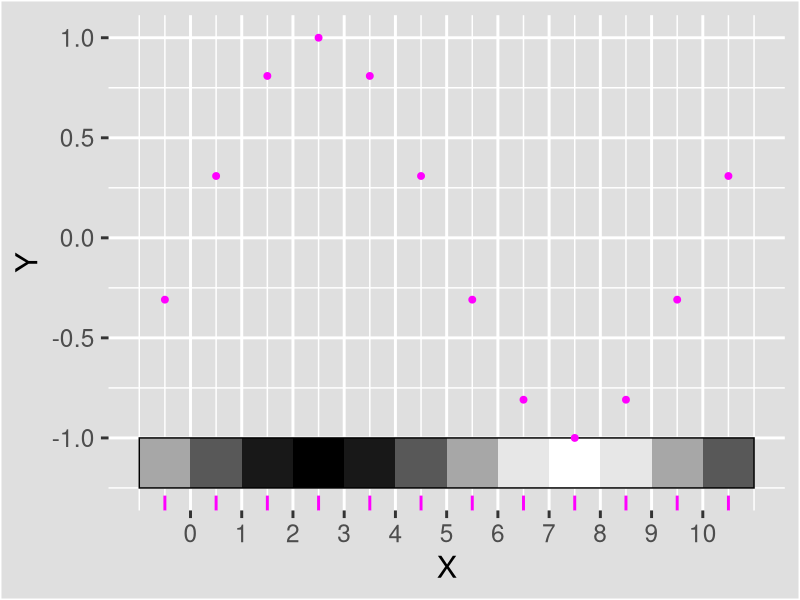
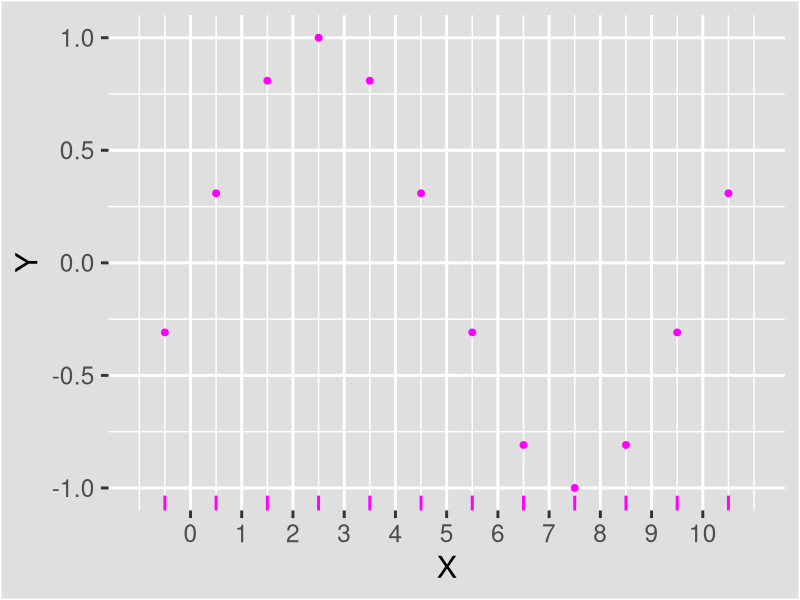
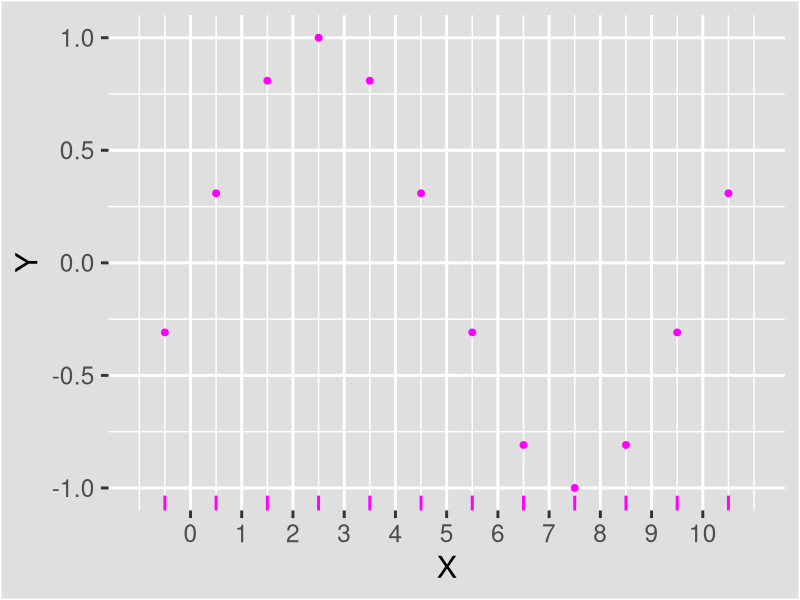
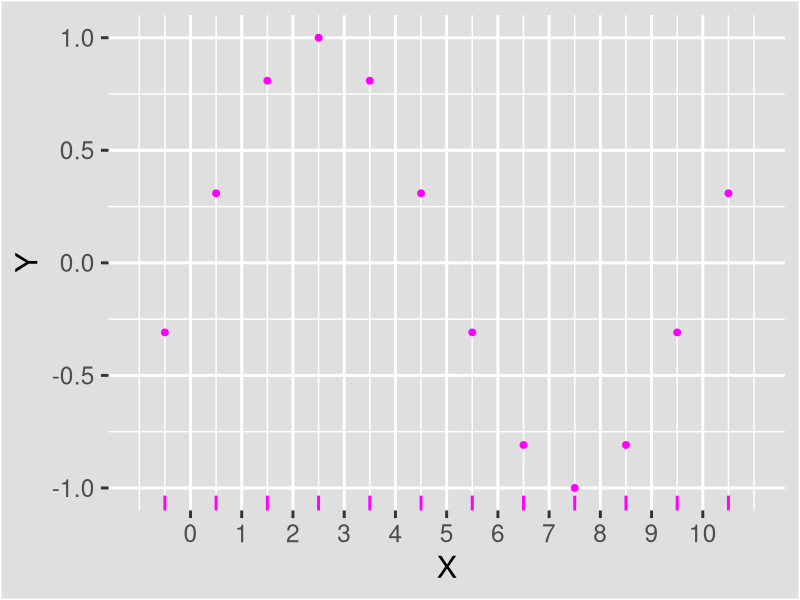
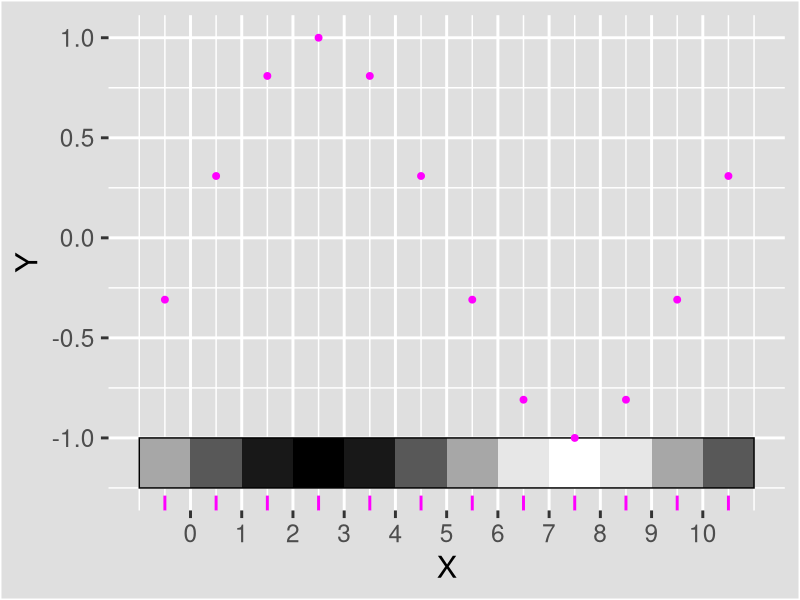
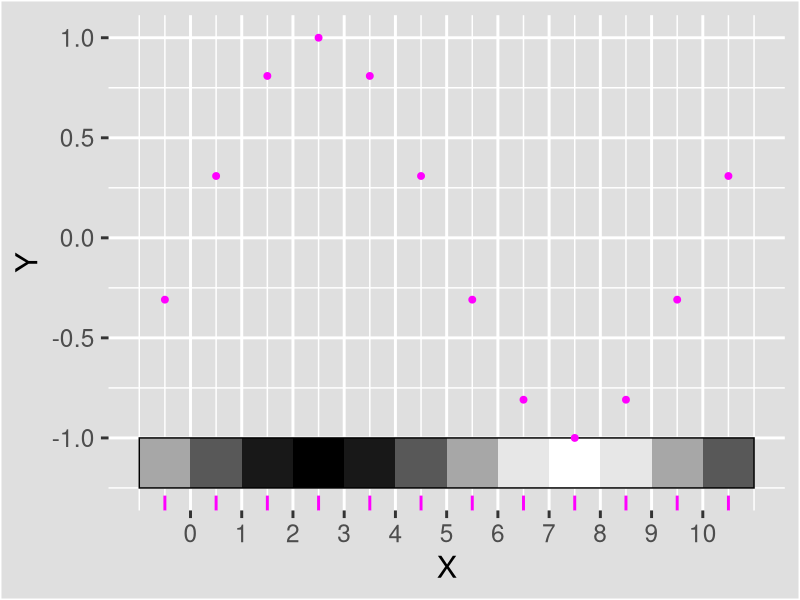

The R source for these figures, in order: (Note: this script raises an error after producing the figures.)
library(ggplot2)
#	based on the Python code from https://en.wikipedia.org/wiki/File:AliasingSines.svg

sin.1	=	function(x)	sin(x * 2 * pi * 0.1)
sin.9	=	function(x)	sin(x * 2 * pi * 0.9)

samps	=	function(LEN = NULL, BY = NULL, stoc = FALSE, STOC = FALSE, END = 10)	{
	if	(is.null(LEN)	&	is.null(BY)		&	!stoc)	{
		out	=	seq(-1, END) + 0.5
	}
	if	(!is.null(LEN)	&	is.null(BY)		&	!stoc)	{
		out	=	seq(-1, END, length.out = LEN) + 0.5
	}
	if	(is.null(LEN)	&	!is.null(BY)	&	!stoc)	{
		# out	=	seq(-1, END, by = BY) + 0.5
		out	=	c(seq(0, -1, by = -BY), seq(0, END, by = BY)) + 0.5
		#	I want it to always have the point 0.5
	}
	if	(stoc	&	!STOC)	{
		out	=	stocs
	}
	if	(STOC)	{
		out	=	STOCS(END)
	}
	return(unique(sort(out)))
}


# sin.9FL	=	function(END = 10, BY = 1, func = mean)	{
	# mean = box,	TRIAG = triangle,	GAUSS = gaussian
	# out	=	matrix(seq(-1, END-1/BY, by = 1/BY)+1/(2*BY), ncol = BY, byrow = TRUE)
	# out	=	apply(sin.9(out), 1, func)
	# return(out)
# }

# TRIAG	=	function(DATA)	{
	# len = length(DATA)
	# weighted.mean(DATA, 0:(len - 1)/len + 1/(2*len))
# }

# GAUSS	=	function(DATA)	{
	# len = length(DATA)
	# weighted.mean(DATA, pnorm(0:(len - 1)/len + 1/(2*len)))
# }
#	nice to have and I think it will work, but I do not want to try incorporating it

if	(interactive())	{
	setwd("E:/Users/Jim/My Documents/OCC/@Reviews/Serious Statistics AA/@1.1 Stuff")
}	else	{
	pdf(NULL)
}

theme_set(theme_grey(base_size = 22))

gWIDTH	=	16
gHEIGH	=	9
DPI		=	120

customSave	=	function(type="", device=ggdevice, plot = last_plot(), width=gWIDTH, height=gHEIGH, dpi=DPI)	{
	if	(device	==	"png"	|	device == "both")	{
		ggsave(filename=paste0("Alias Example - ", type, ".png"), plot = plot, device="png", width=width, height=height, dpi=dpi)
	}
	if	(device	==	"pdf"	|	device == "both")	{
		ggsave(filename=paste0("Alias Example - ", type, ".pdf"), plot = plot, device="pdf", width=width, height=height)
	}
}


POINTS		=	function(LEN = NULL, BY = NULL, stoc = FALSE, OFF = 0, CLR = "magenta", END = 10)	{
	geom_point(	data = data.frame(x = samps(LEN = LEN, BY = BY, stoc = stoc, END = END) + OFF), aes(x, y = sin.9(x)), color = CLR, size = 2)
}
LINES		=	function(LEN = NULL, BY = NULL, stoc = FALSE, OFF = 0, lineCLR = "black", lineSIZE = 0, END = 10)		{
	geom_path(	data = data.frame(x = samps(LEN = LEN, BY = BY, stoc = stoc, END = END) + OFF), aes(x, y = sin.9(x)), color = lineCLR, size = lineSIZE)
}
RUG			=	function(LEN = NULL, BY = NULL, stoc = FALSE, OFF = 0, CLR = "magenta", END = 10)	{
	geom_rug(data = data.frame(x = samps(LEN = LEN, BY = BY, stoc = stoc, END = END) + OFF), aes(x), color = CLR, size = 1)
}

COMBINED	=	function(LEN = NULL, BY = NULL, stoc = FALSE, OFF = 0, CLR = "magenta", lineCLR = "black", lineSIZE = 0, END = 10)	{
	list(
		LINES(	LEN = LEN, BY = BY, stoc = stoc, OFF = OFF, lineCLR = lineCLR, lineSIZE = lineSIZE, END = END),
		POINTS(	LEN = LEN, BY = BY, stoc = stoc, OFF = OFF, CLR = CLR, END = END),
		RUG(	LEN = LEN, BY = BY, stoc = stoc, OFF = OFF, CLR = CLR, END = END)
	)
	#	separate layers can be added as a list like this
}

FUN	=	function(func, samples = 5000, CLR)	{
	stat_function(aes(x = samps()), fun = func, n = samples, color = CLR) 
}

GRAD	=	function(func = sin.9, LEN = NULL, BY = NULL, stoc = FALSE, STOC = FALSE, OFF = 0, hOFF = 0, vOFF = 0, WID = 1, CLR = "black", END = 10)	{
	list(
		geom_rect(aes(
				xmin	=	min(samps(LEN = LEN, BY = BY, END = END)) - hOFF - WID / 2,
				xmax	=	max(samps(LEN = LEN, BY = BY, END = END)) + hOFF + WID / 2,
				ymin	=	-1 - vOFF,
				ymax	=	-1 - 0.25 - vOFF	),
			fill = "white",
			color = "black"
			),
		geom_rect(aes(
				xmin	=	samps(LEN = LEN, BY = BY, END = END) - hOFF - WID / 2,
				xmax	=	samps(LEN = LEN, BY = BY, END = END) + hOFF + WID / 2,
				ymin	=	-1 - 0 - vOFF,
				ymax	=	-1 - 0.25 - vOFF	),
			alpha	=	(func(samps(LEN = LEN, BY = BY, stoc = stoc, STOC = STOC, END = END) + OFF) / 2 + 0.5),
			fill	=	CLR
			)
	)
}

scales	=	list(
	scale_x_continuous(breaks = 0:10, name = "X"),
	scale_y_continuous(breaks = -2:2/2, name = "Y"),
	coord_cartesian(xlim = c(-1, 11))
	)

THEME	=	theme(panel.background = element_blank(), plot.background = element_rect(fill = "#dfdfdf"))


COMBINED	=	function(LEN = NULL, BY = NULL, stoc = FALSE, OFF = 0, CLR = "magenta", lineCLR = "black")	{
	list(
		LINES(		stoc = stoc),
		POINTS(		stoc = stoc),
		RUG(		stoc = stoc)
	)
	#	separate layers can be added as a list like this
}


#Samples
ggplot() + 
COMBINED(	) + 
scales + THEME

customSave("Sine Samples", "both")

ggplot() + 
GRAD(		) + 
COMBINED(	) + 
scales + THEME

customSave("Sine Samples - Grad", "both")

#Samples + Sin 0.1
ggplot() + 
FUN(sin.1, 10000, "red") +
COMBINED(	END = 20) + 
scales + THEME

customSave("Sine Samples - 0.1", "both")

ggplot() + 
GRAD(		vOFF = 0.25) + 
GRAD(		func = sin.1, LEN = 10000, WID = 11/10000, CLR = "red") + 
FUN(sin.1, 10000, "red") +
COMBINED(	) + 
scales + THEME

customSave("Sine Samples - 0.1 - Grad", "both")

#Samples + Sin 0.9
ggplot() + 
FUN(sin.9, 10000, "blue") +
COMBINED(	) + 
scales + THEME

customSave("Sine Samples - 0.9", "both")

ggplot() + 
GRAD(		vOFF = 0.25) + 
GRAD(		func = sin.9, LEN = 10000, WID = 11/10000, CLR = "blue") + 
FUN(sin.9, 10000, "blue") +
COMBINED(	) + 
scales + THEME

customSave("Sine Samples - 0.9 - Grad", "both")


#Sine Waves
ggplot() +
FUN(sin.1, 10000, "red") +
FUN(sin.9, 10000, "blue") +
COMBINED() + 
scales + THEME

customSave("Sine Waves", "both")


ggplot() +
GRAD(	func = sin.1,	LEN = 10000,	WID = 11/10000,				CLR = "red") + 
GRAD(													vOFF = 0.25) + 
GRAD(	func = sin.9,	LEN = 10000,	WID = 11/10000,	vOFF = 0.5,	CLR = "blue") + 
FUN(sin.1, 10000, "red") +
FUN(sin.9, 10000, "blue") +
COMBINED() + 
scales + THEME

customSave("Sine Waves - Grad", "both")

#	Offsets with legend
ggplot() +
GRAD(		OFF = -0.25, 				CLR = "red") + 
GRAD(					vOFF = 0.25,	CLR = "magenta") + 
GRAD(		OFF = 0.25,	vOFF = 0.5,	CLR = "cyan") + 
COMBINED(	OFF = -0.25,	CLR = "red",	lineCLR = "darkgrey") +
COMBINED(	) + 
COMBINED(	OFF = 0.25,		CLR = "cyan",	lineCLR = "darkgrey") + 
scales + THEME + 
scale_color_manual(guide = "legend", name = "Offset", values = c("0" = "magenta", "+0.25" = "cyan", "-0.25" = "red"), labels = c("+0.25", "0", "-0.25")) + 
#	for this to work I am adding generic points with the aesthetics including a color so the scale will work
geom_point(aes(x = -Inf, y = -Inf, color = "-0.25")) +
geom_point(aes(x = -Inf, y = -Inf, color = "0")) +
geom_point(aes(x = -Inf, y = -Inf, color = "+0.25")) +
geom_point(aes(x = -Inf, y = -Inf), color = "#dfdfdf")
#	this last one covers the points

customSave("Temporal", "both")

LEN	=	4096
END	=	48

ggplot() + 
GRAD(		func = sin.1,	LEN = LEN,		WID = (END + 1)/LEN,	vOFF = 0.00,	CLR = "red",	END = END) + 
GRAD(		BY = 1.0,						WID = 1.0,				vOFF = 0.25,					END = END) +
GRAD(		BY = 0.5,						WID = 0.5,				vOFF = 0.50,					END = END) +
GRAD(		BY = (1/0.9)/2,					WID = (1/0.9)/2,		vOFF = 0.75,					END = END) +
GRAD(		BY = (1/0.9)/4,					WID = (1/0.9)/4,		vOFF = 1.00,					END = END) +
GRAD(		func = sin.9,	LEN = LEN,		WID = (END + 1)/LEN,	vOFF = 1.25,	CLR = "blue",	END = END) + 
scale_x_continuous(name = NULL, breaks = NULL) + 
scale_y_continuous(name = NULL, breaks = -(0:5/4)-1.125, labels = c(
	"sin(0.1x + .5)",
	"Width: 1.0",
	"Width: 0.5",
	"Width: 0.5556",
	"Width: 0.2778",
	"sin(0.9x + .5)"
)) + coord_cartesian(expand = FALSE) + 
THEME + theme(axis.text.y=element_text(hjust = 0))

customSave("Rate Comparison", "both")

#	Nyquist stuff, just use BY
NS = (1/0.9)/2
NS = (1/0.9)/1.25
NS = 1

NyquistGraph	=	function(NS)	{
	ggplot() + 
	GRAD(		BY = NS,						WID = NS, END = 10) +
	GRAD(		func = sin.9,	LEN = 10000,	WID = 11/10000,	vOFF = 0.25,	CLR = "blue", END = 10) + 
	FUN(sin.9, 10000, "blue") +
	COMBINED(	BY = NS, lineSIZE = 1.5) +
	scales + THEME
}
NyquistGraph(0.75)

customSave("Nyquist - Rate", "both",	NyquistGraph(1/(0.9*2)))
customSave("Nyquist - Rate x2", "both",	NyquistGraph(1/(0.9*4)))

#	Stochastic
STOCS	=	function(END = 10)	{
	-1:END + 0.5 + runif(2 + END, -0.5, 0.5)
}

END	=	1694/2
LEN	=	1694*3
END	=	360		#	original value used

store = STOCS(END)
stocs = store[1:362]	#	for use with END = 360	
stocs = store


ggplot() + 
GRAD(		func = sin.1,	LEN = LEN,		WID = (END + 1)/LEN,	vOFF = 0.00,	CLR = "red",	END = END) + 
GRAD(		BY = 1.0,						WID = 1.0,				vOFF = 0.25,					END = END) +
GRAD(		stoc = TRUE,											vOFF = 0.50,					END = END) +
GRAD(		func = sin.9,	LEN = LEN,		WID = (END + 1)/LEN,	vOFF = 0.75,	CLR = "blue",	END = END) + 
scale_x_continuous(name = NULL, breaks = NULL) + 
scale_y_continuous(name = NULL, breaks = -(0:3/4)-1-0.125, labels = c(
	"sin(0.1x + .5)",
	"Width: 1", 
	"Stochastic",
	"sin(0.9x + .5)"
)) + coord_cartesian(expand = FALSE) + 
THEME + theme(axis.text.y=element_text(hjust = 0))

customSave("Stochastic Comparison", "both")							#	with END = 360
customSave("Stochastic Comparison - Pixel", "both", height = 1.5)	#	with END = 1694/2

#	to make a comparison of multiple stochastic placements, save the plots to variables, and then combine them
#		saving the plots this way protects them from changes
stocs = store[1:12]
ggplot() + 
GRAD(		BY = 1.0,						WID = 1.0,				vOFF = 0.00,					END = END) +
GRAD(		stoc = TRUE,											vOFF = 0.25) +
GRAD(		func = sin.9,	LEN = LEN,		WID = (END + 1)/LEN,	vOFF = 0.50,	CLR = "blue",	END = END) + 
COMBINED(	stoc = TRUE) +
FUN(sin.9, 10000, "blue") +
scales + THEME

customSave("Stochastic", "both")
